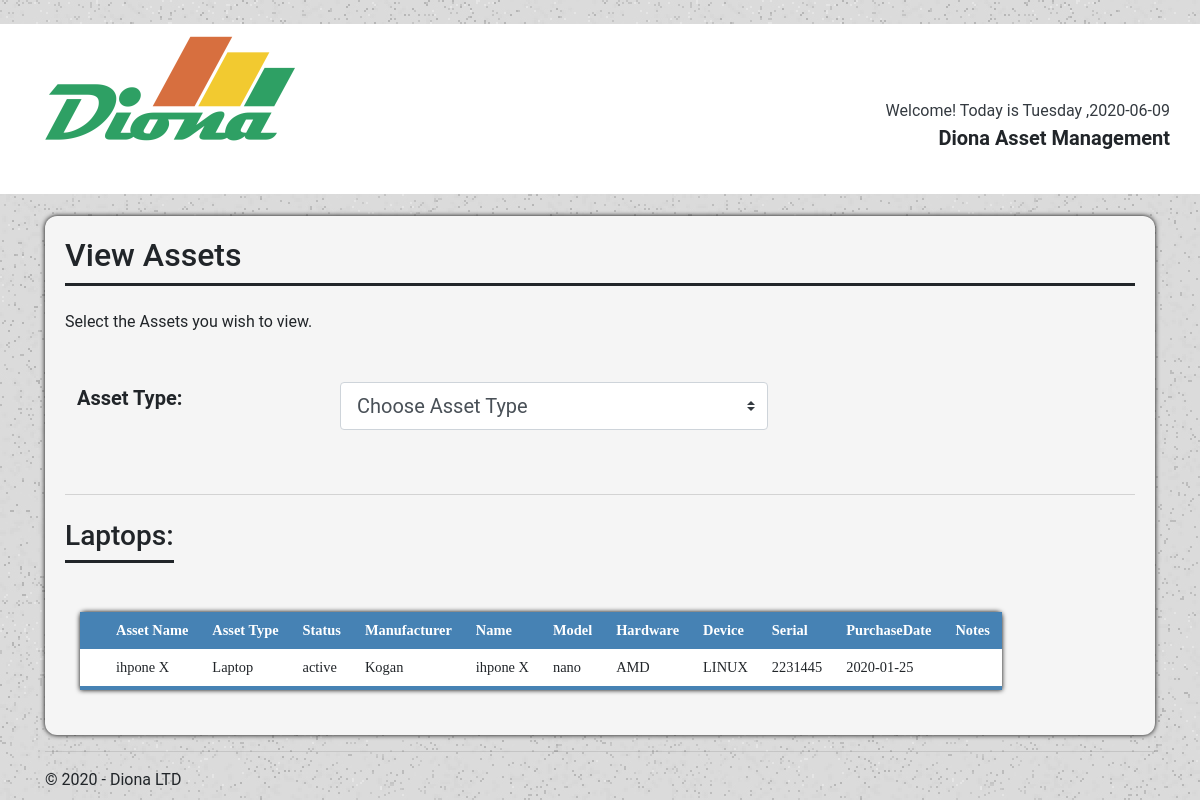
Screenshot of /userview/laptop with the database file from the repository.
### tables this page shows
CREATE TABLE `Asset` (
                                            `asset_id` integer,
                                            `assetType_id` integer NOT NULL,
                                            `asset_name` TEXT NOT NULL,
                                            PRIMARY KEY (`asset_id`)
                                            FOREIGN KEY (`assetType_id`) REFERENCES `AssetType` (`assetType_id`));

CREATE TABLE `AssetType` (
                                            `assetType_id` integer,
                                            `assetType_name` TEXT NOT NULL,
                                            PRIMARY KEY (`assetType_id`));

### EX1/views.py (the view)
@app.route('/userview/laptop')
def laptop():
        types = dbHandler.getAllAssetType()
        conn = sqlite3.connect(r"diona.db")
        cur = conn.cursor()
        name_types = cur.execute("SELECT a.asset_name , t.assetType_name, GROUP_CONCAT(d.key_value) FROM AssetDetails d, AssetType t INNER JOIN Asset a on a.asset_id = d.asset_id AND a.assetType_id = t.assetType_id WHERE t.assetType_name = 'Laptop' GROUP BY a.asset_id")
        rows = name_types.fetchall()
        results = [0 for x in range(len(rows))]
        for x in range(len(rows)):
            results[x] = rows[x][2].split(',')
        cur2 = conn.cursor()
        details_keys = cur2.execute("SELECT a.asset_name, GROUP_CONCAT(d.key_name) FROM AssetDetails d, AssetType t INNER JOIN Asset a on a.asset_id = d.asset_id AND a.assetType_id = t.assetType_id WHERE t.assetType_name = 'Laptop' GROUP BY a.asset_id")
        return render_template('userview_laptop.html',
                                title='User View',
                                rows = rows,
                                res = results,
                                keys = details_keys.fetchall()[0][1].split(','),
                                type = types,
                                year= datetime.now().year,
                                weekday = datetime.today().strftime('%A'),
                                day = date.today())

### EX1/models.py (called while the page is built)
def create_connection(db_file):
    conn = None
    try:
        conn = sqlite3.connect(db_file)
    except Error as e:
        print(e)
    return conn

def getAllAssetType():
    con = create_connection("diona.db")
    try:
        with con:
            cur = con.cursor()
            cur.execute("SELECT DISTINCT assetType_name FROM AssetType")
            rows = cur.fetchall()
            return rows
    except sqlite3.IntegrityError:
        print ("couldn't add data")
    con.close()

### EX1/templates/userview_laptop.html (shortened to what this page needs)
{% extends "layout_user.html" %}
{% block content %}
<div class="viewContainer">
    <div class="siteHeader">
        <h2>View Assets</h2>
    </div>
    <br>
    <p>Select the Assets you wish to view.</p>
    <br>
    <div class="row">
        <div class="col-3" style="justify-content: center;">
            <label class="col-form-label col-form-label-lg" for="searchBox1"><strong>Asset Type:</strong></label>
        </div>
        <div class="col-5" style="justify-content: center;">
            <select class="custom-select custom-select-lg mb-3" id="searchBox1" onchange="location = this.value;">
                <option selected>Choose Asset Type</option>
            </select>
        </div>
    </div>
    <br>
    <br>
    <div id="loginUserview"></div>
    <br>
    <div class="container" style="overflow-x:auto;">
        <div class="row">
            <div class="siteHeader">
                <h3>Laptops:</h3>
            </div>
        </div>
        <br>
        <table class="view-table">
            <thead>
                <tr>
                    <th scope="row"> </th>
                    <th> Asset Name </th>
                    <th> Asset Type </th>
                    {%  for x in keys: %}
                    <th> {{ x }} </th>
                    {% endfor %}
                </tr>
            </thead>
            {%  for row in range(rows|length): %}
            <tbody>
                <tr>
                    <th scope="row"></th>
                    <td>{{ rows[row][0] }}</td>
                    <td>{{ rows[row][1] }}</td>
                    {%  for x in res[row]: %}
                    <td>{{ x }}</td>
                    {% endfor %}
                </tr>
            </tbody>
            {% endfor %}
        </table>
    </div>
</div>
{% endblock %}

### EX1/static/styles.css (style rules this page uses)
body { font-family: Roboto, Arial, sans-serif; background-image: url('/static/image/boxed-bg.jpg'); margin: 0; height: 100%; }
.siteHeader { text-align: left; font-family: Roboto, Arial, sans-serif; font-size: 14px; border-bottom: 3px solid #212529; color: #212529; }
.viewContainer { background-color: #F5F5F5; justify-content: center; padding: 20px; margin-top: 2%; border-bottom:5px; box-shadow: 0 0 5px rgba(0, 0, 0, 15); border-radius: 12px; overflow-x: auto; }
.row:after { content: ""; display: table; clear: both; }
label { padding-top: 12px; padding-right: 12px; padding-left: 12px; display: inline-block; }
input[type= text], [type= email], select, textarea { width: 100%; padding: 12px; margin: 8px 0; display: inline-block; border: 1px solid #ccc; border-radius: 4px; box-sizing: border-box; resize: vertical; }
.view-table { border-collapse: collapse; margin: 25px 0px; font-size: 0.9em; min-width: 400px; border-radius: 5px 5px 0 0; box-shadow: 0 0 5px rgba(0, 0, 0, 15); font-family: Calibri; }
.view-table thead tr { background-color: #4682B4; color: white; font-weight: bold; }
.view-table thead th { text-align: left; }
.view-table th, .view-table td { padding: 10px 12px; }
.view-table tbody tr { border-bottom: 1px solid #dddddd; }
.view-table tbody:last-of-type { border-bottom: 4px solid #4682B4; }
.view-table tbody { background-color: #f3f3f3; }
.view-table tbody:nth-child(2n) { background-color: white; }
#loginUserview { border-top: lightgrey 1px solid; text-align: center; }

### rows the page displays
AssetType: assetType_name "Laptop", x "active" "Kogan" "ihpone X" "nano" "AMD" "LINUX" "2231445" "2020-01-25"
Asset: asset_name "ihpone X"

### other values shown
{{ x }} "Status" "Manufacturer" "Name" "Model" "Hardware" "Device" "Serial" "PurchaseDate" "Notes"
